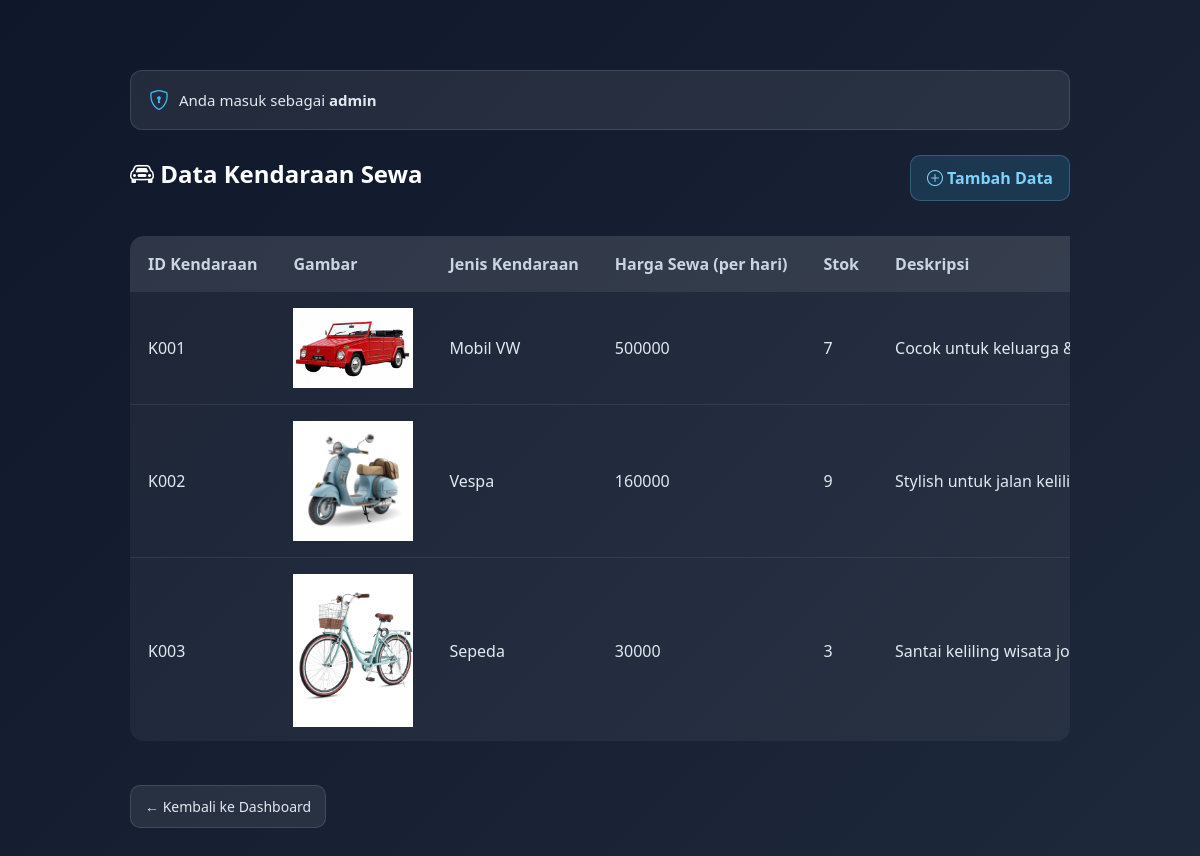
The page /admin/tampil_kendaraan.php (signed in) on the database its author committed.
### tables this page shows
CREATE TABLE `kendaraan` (
  `id_kendaraan` char(4) NOT NULL,
  `jenis_kendaraan` varchar(50) DEFAULT NULL,
  `harga_sewa` int(11) DEFAULT NULL,
  `gambar` varchar(50) DEFAULT NULL,
  `deskripsi` text DEFAULT NULL,
  `stok` int(11) DEFAULT NULL
);

### admin/tampil_kendaraan.php (the view, shortened to what this page needs)
<!DOCTYPE html>
<html lang="en">
<head>
    <link href="https://cdn.jsdelivr.net/npm/bootstrap@5.3.8/dist/css/bootstrap.min.css" rel="stylesheet">
    <link rel="stylesheet" href="https://cdn.jsdelivr.net/npm/bootstrap-icons@1.10.5/font/bootstrap-icons.css">
    <link rel="stylesheet" href="../css/styleAdmin.css">
</head>
<body class="tampil-data">
<div class="container container-box">
    <div class="admin-info">
        <i class="bi bi-shield-lock"></i>
        <span>Anda masuk sebagai <b><?= $_SESSION['admin_username']; ?></b></span>
    </div>
    <div class="topbar">
        <h1><i class="bi bi-car-front"></i> Data Kendaraan Sewa</h1>
        <a href="form_kendaraan.php" class="btn-add">
            <i class="bi bi-plus-circle"></i> Tambah Data
        </a>
    </div>
     <div class="table-wrapper">
    <table>
        <thead>
        <tr>
            <th>ID Kendaraan</th>
            <th>Gambar</th>
            <th>Jenis Kendaraan</th>
            <th>Harga Sewa (per hari)</th>
            <th>Stok</th>
            <th>Deskripsi</th>
        </tr>
        </thead>
        <tbody>
        <?php
        include '../proses/koneksi.php';
        $query = mysqli_query($konek,"SELECT * FROM kendaraan");
        while($data=mysqli_fetch_array($query)){
        ?>
        <tr>
            <td><?php echo $data['id_kendaraan']?></td>
            <td>
                <img src="../assets/<?php echo $data['gambar']; ?>" width="120">
            </td>
            <td><?php echo $data['jenis_kendaraan']?></td>
            <td><?php echo $data['harga_sewa']?></td>
            <td><?php echo $data['stok']?></td>
            <td><?php echo $data['deskripsi']?></td>
        </tr>
        <?php } ?>
        </tbody>
    </table>
    </div>
    <br>
    <div class="bottom-bar">
    <a href="dashboard.php" class="btn-back">
        ← Kembali ke Dashboard
    </a>
</div>
</div>
</body>
</html>

### css/styleAdmin.css (style rules this page uses)
* { margin: 0; padding: 0; box-sizing: border-box; font-family: 'Segoe UI', sans-serif; }
.container-box { padding: 40px; }
.tampil-data { margin: 0; font-family: 'Segoe UI', sans-serif; background: linear-gradient(135deg, #0f172a, #1e293b); color: white; }
.container-box { max-width: 1000px; min-height: 88vh; width: 100%; margin: 40px auto; padding: 30px; overflow-x: auto; }
.admin-info { display: flex; align-items: center; gap: 10px; background: rgba(255,255,255,0.08); border: 1px solid rgba(255,255,255,0.12); padding: 14px 18px; border-radius: 12px; margin-bottom: 25px; color: #e2e8f0; font-size: 15px; }
.admin-info i { color: #38bdf8; font-size: 20px; }
.topbar { display: flex; justify-content: space-between; align-items: center; margin-bottom: 20px; }
.topbar h1 { font-size: 24px; font-weight: 700; }
.btn-add { background: rgba(56, 189, 248, 0.15); color: #7dd3fc; padding: 10px 16px; border-radius: 10px; text-decoration: none; font-weight: 600; border: 1px solid rgba(125, 211, 252, 0.25); transition: 0.2s; }
.table-wrapper { width: 100%; max-height: 65vh; overflow: auto; border-radius: 14px; }
table { width: 100%; border-collapse: collapse; border-radius: 14px; margin-top: 15px; min-width: 800px; overflow: hidden; background: rgba(255,255,255,0.05); }
thead { background: rgba(255,255,255,0.08); }
th, td { padding: 16px 18px; text-align: left; }
th { color: #cbd5e1; font-size: 16px; white-space: nowrap; }
td { color: #e2e8f0; white-space: nowrap; }
tbody { background: transparent; }
tbody tr { border-bottom: 1px solid rgba(255,255,255,0.08); transition: 0.2s; }
.bottom-bar { margin-top: 20px; display: flex; justify-content: flex-start; }
.btn-back { display: inline-block; padding: 10px 14px; border-radius: 10px; background: rgba(255,255,255,0.08); color: #e2e8f0; text-decoration: none; font-size: 14px; border: 1px solid rgba(255,255,255,0.12); transition: 0.2s; }

### rows shown on the page
kendaraan: id_kendaraan "K001", gambar (picture), jenis_kendaraan "Mobil VW", harga_sewa "500000", stok "7", deskripsi "Cocok untuk keluarga…"
kendaraan: id_kendaraan "K002", gambar (picture), jenis_kendaraan "Vespa", harga_sewa "160000", stok "9", deskripsi "Stylish untuk jalan…"
kendaraan: id_kendaraan "K003", gambar (picture), jenis_kendaraan "Sepeda", harga_sewa "30000", stok "3", deskripsi "Santai keliling wisata…"

### other values the page prints
$_SESSION['admin_username'] "admin"
